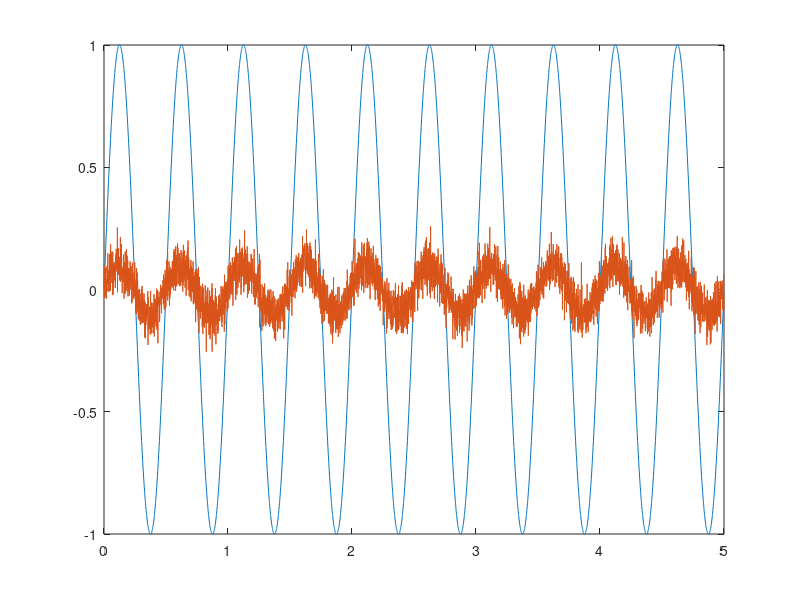
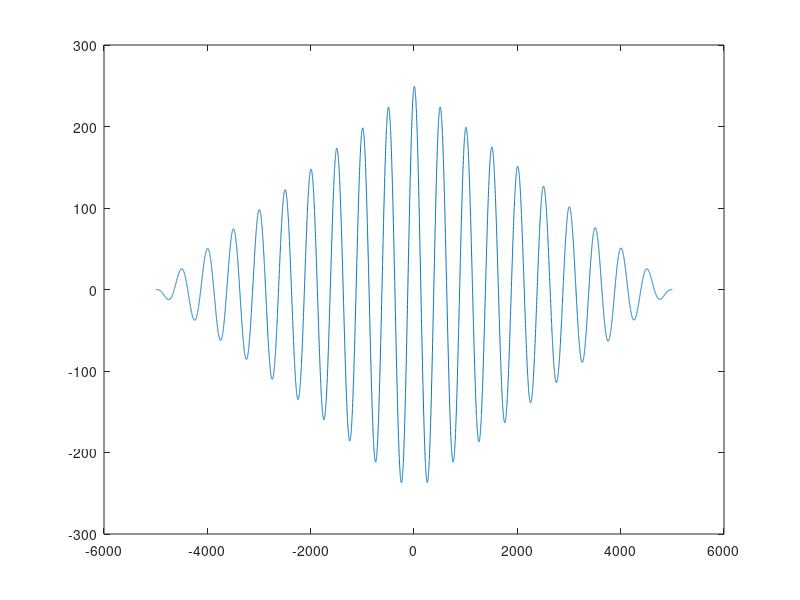
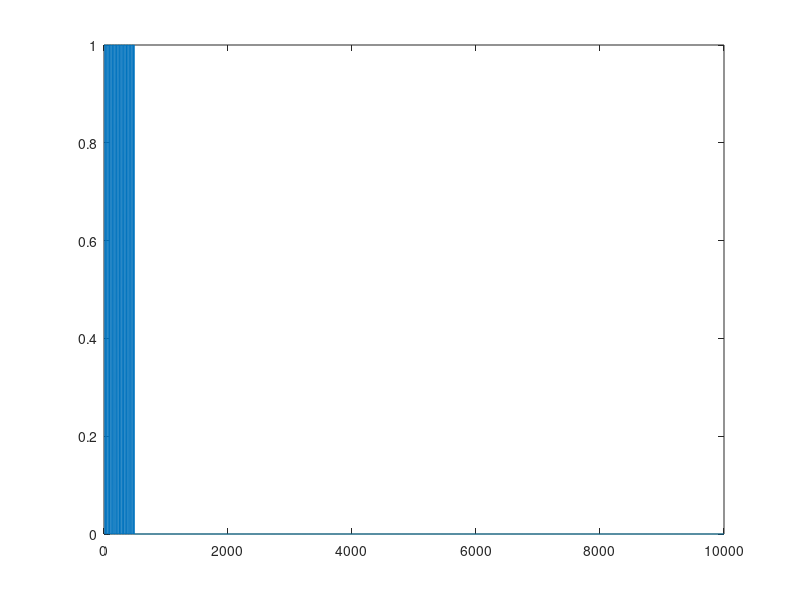
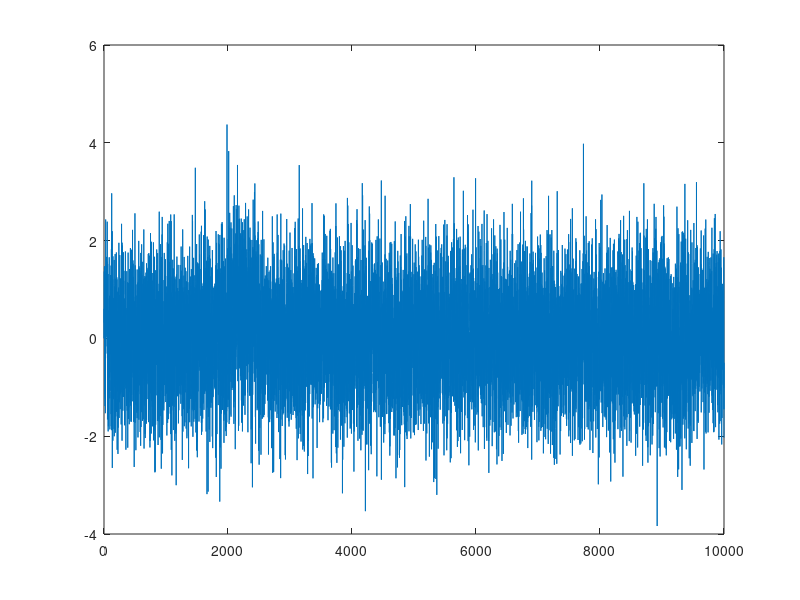

Source code (MATLAB) for these figures, in order: (Note: this script raises an error after producing the figures.)
clc; close all; clear all;
%kod z zajec

ssss = load('signals.dat');
s1 = ssss(1,:);
f=2;
Tp=0.001;
t=0:Tp:5-Tp;

s0 = sin(2*pi*f*t);
plot(t,s0,t,s1);
[s1c,lags] = xcorr(s0,s1);
figure;
plot(lags,s1c);
% 7 bo takie bylo przesuniecie
% (7*2*pi*f*Tp)*(180/pi) 5.04
idx = find(s1c==max(s1c));
% przesuniecie w probkach
time_shift_samples = lags(idx)
% przesuniecie w czasie
time_shift_seconds = time_shift_samples * Tp;
speed_of_sound = 340;
% dystans w dwie strony dlatego przez 2
distance = (time_shift_seconds * speed_of_sound) / 2

clc;clear all; close all;
%Sygnaly krotkie
speed_of_sound = 340;
rx=load('rx_short.dat');
tx=load('tx_short.dat');
figure; plot(tx);
figure; plot(rx);
%pierwszy odebrany drugi transmitowany
[tx_rx, lags] = xcorr(rx,tx);
figure;
plot(lags, tx_rx);
tx_rx(lags<0) = [];
lags(lags<0) = [];
[c_max,max_idx] = max(tx_rx);
distance_of_single_period = ((max_idx/2)/1000000)*speed_of_sound %0.3402 metra

clear all; close all; clc;
%Sygnaly dlugie

speed_of_sound = 340;
Tp=1e-6;
rx = load('rx_long.dat');
tx = load('tx_long.dat');
figure; plot(rx);
figure; plot(tx);

[tx_rx,lags] = xcorr(rx,tx);
tx_rx(lags<0) = [];
lags(lags<0) = [];
figure;
plot(lags,tx_rx);
%200 - minimalna wysokosc peaku
%10000 - minimalny dystans pomiedzy
[v,x] = findpeaks(tx_rx, 'MinPeakHeight',200, 'MinPeakDistance', 10000);
%Odleglosci w probkach
x;
distance = Tp*(x/2)*speed_of_sound;
%Odleglosc w metrach
%Wynik wyglada sensownie bo w sumie im dalsza probka tym dluzej ten sygnal
%musial isc wiec dystans powinien byc coraz wiekszy
distance
clear all; close all; clc;
%Cwiczenie 2
%kiedys kurwa zrobie bo pierdolca juz dostaje

%A*1/2*1/N sum(cos(alfa))
%1/2 *A*sin(alfa)

clear all; close all; clc;
%Cwiczenie 3
sun=load('spotsMod.csv');
sun=sun(:,2:13);
sun=sun';
sun_vector=sun(:);
save('plamy_wektor.mat', 'sun_vector');

[sun_cor, lags] = xcorr(sun_vector);
figure;
plot(lags,sun_cor);
findpeaks(sun_cor,'MinPeakDistance',85);
%ponizsze liczby wektora x to dystans w miesiacach*2?
[v, x] = findpeaks(sun_cor,'MinPeakDistance',85)





